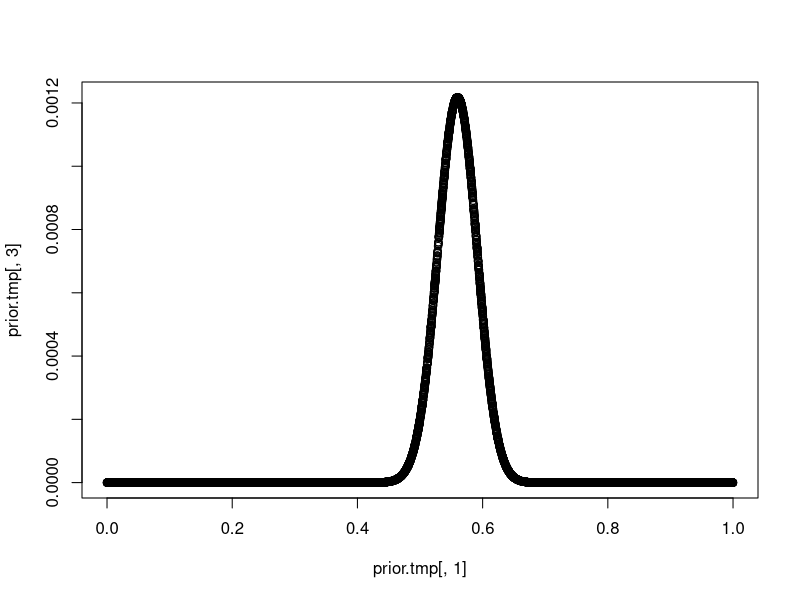

Generate this figure with R:

# does die10 show a bigger value than die6?

rm(list=ls())
die6<- c(1:6, rep(1/6,6))
die10<-c(1:10,rep(1/10,10))
dim(die6)<-c(6,2)
dim(die10)<-c(10,2)

res<-rep(NA,120)
dim(res)<-c(6,10,2)

test<-rep(NA,60)
dim(test)<-c(6,10)

for (i in 1:6){
  for (j in 1:10){
    res[i,j,1]<-die6[i,2]*die10[j,2]
    res[i,j,2]<-die10[j,1]>die6[i,1]
  }
}

a<-sum(res[,,1][res[,,2]==1])
a
#a is then the prob that the die shows a larger value on die 10 than die 6 = 0.65


#The fair coin? It was flipped 250 times and 140 were heads and 110 were tails

rm(list=ls())
data<-c(rep(1,140), rep(0,110))
prior.tmp<-rep(NA,30000)
dim(prior.tmp)<-c(10000,3)
prior.tmp[,1]<-runif(10000)
prior.tmp[,2]<-1

for (i in 1:length(data)){
  prior.tmp[,2]<-abs((1-data[i])-prior.tmp[,1])*prior.tmp[,2]
  }

prior.tmp[,3]<-prior.tmp[,2]/sum(prior.tmp[,2])

plot(prior.tmp[,1], prior.tmp[,3])


